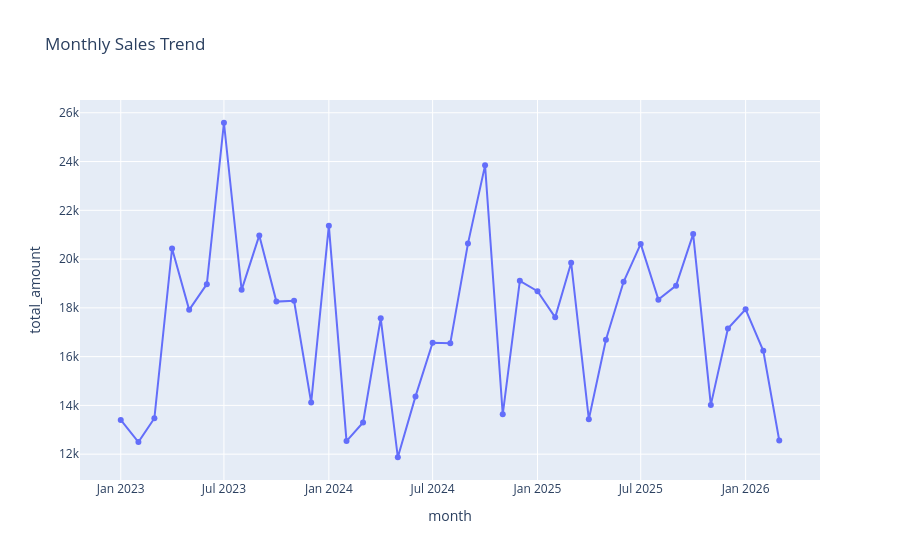

Source (notebook cell):
### Code cell
# 3. Monthly Sales Trend (line chart)
df_orders['order_date'] = pd.to_datetime(df_orders['order_date'])
df_orders['month'] = df_orders['order_date'].dt.to_period('M')
monthly_sales = df_orders.groupby('month')['total_amount'].sum().reset_index()
monthly_sales['month'] = monthly_sales['month'].astype(str)
fig3 = px.line(monthly_sales, x='month', y='total_amount', title='Monthly Sales Trend', markers=True)
fig3.show()

### Figure 1 — Plotly figure (JSON) as saved in the notebook; plotly's stock layout.template omitted (floating-point values rounded to 4 significant figures)
{"data": [{"hovertemplate": "month=%{x}<br>total_amount=%{y}<extra></extra>", "legendgroup": "", "line": {"color": "#636efa", "dash": "solid"}, "marker": {"symbol": "circle"}, "mode": "lines+markers", "name": "", "orientation": "v", "showlegend": false, "type": "scatter", "x": ["2023-01", "2023-02", "2023-03", "2023-04", "2023-05", "2023-06", "2023-07", "2023-08", "2023-09", "2023-10", "2023-11", "2023-12", "2024-01", "2024-02", "2024-03", "2024-04", "2024-05", "2024-06", "2024-07", "2024-08", "2024-09", "2024-10", "2024-11", "2024-12", "2025-01", "2025-02", "2025-03", "2025-04", "2025-05", "2025-06", "2025-07", "2025-08", "2025-09", "2025-10", "2025-11", "2025-12", "2026-01", "2026-02", "2026-03"], "xaxis": "x", "y": [13410.0, 12500.0, 13480.0, 20430.0, 17920.0, 18970.0, 25590.0, 18740.0, 20970.0, 18260.0, 18290.0, 14120.0, 21370.0, 12540.0, 13300.0, 17570.0, 11870.0, 14370.0, 16570.0, 16550.0, 20630.0, 23840.0, 13640.0, 19110.0, 18680.0, 17610.0, 19850.0, 13430.0, 16690.0, 19070.0, 20620.0, 18340.0, 18910.0, 21030.0, 14020.0, 17150.0, 17940.0, 16240.0, 12560.0], "yaxis": "y"}], "layout": {"legend": {"tracegroupgap": 0}, "title": {"text": "Monthly Sales Trend"}, "xaxis": {"anchor": "y", "domain": [0, 1], "title": {"text": "month"}}, "yaxis": {"anchor": "x", "domain": [0, 1], "title": {"text": "total_amount"}}}}
